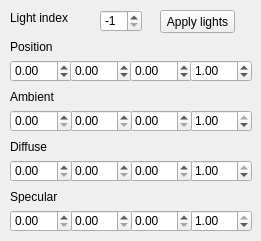
   <widget class="QWidget" name="Lighting">
    <attribute name="title">
     <string>Lighting</string>
    </attribute>
    <widget class="QPushButton" name="lightButton">
     <property name="geometry">
      <rect>
       <x>160</x>
       <y>10</y>
       <width>75</width>
       <height>23</height>
      </rect>
     </property>
     <property name="text">
      <string>Apply lights</string>
     </property>
    </widget>
    <widget class="QDoubleSpinBox" name="light_position_x">
     <property name="geometry">
      <rect>
       <x>10</x>
       <y>60</y>
       <width>62</width>
       <height>22</height>
      </rect>
     </property>
     <property name="minimum">
      <double>-9999.000000000000000</double>
     </property>
     <property name="maximum">
      <double>9999.000000000000000</double>
     </property>
     <property name="singleStep">
      <double>0.010000000000000</double>
     </property>
    </widget>
    <widget class="QDoubleSpinBox" name="light_position_y">
     <property name="geometry">
      <rect>
       <x>70</x>
       <y>60</y>
       <width>62</width>
       <height>22</height>
      </rect>
     </property>
     <property name="minimum">
      <double>-9999.000000000000000</double>
     </property>
     <property name="maximum">
      <double>9999.000000000000000</double>
     </property>
     <property name="singleStep">
      <double>0.010000000000000</double>
     </property>
    </widget>
    <widget class="QDoubleSpinBox" name="light_position_z">
     <property name="geometry">
      <rect>
       <x>130</x>
       <y>60</y>
       <width>62</width>
       <height>22</height>
      </rect>
     </property>
     <property name="minimum">
      <double>-9999.000000000000000</double>
     </property>
     <property name="maximum">
      <double>9999.000000000000000</double>
     </property>
     <property name="singleStep">
      <double>0.010000000000000</double>
     </property>
    </widget>
    <widget class="QDoubleSpinBox" name="light_position_w">
     <property name="geometry">
      <rect>
       <x>190</x>
       <y>60</y>
       <width>62</width>
       <height>22</height>
      </rect>
     </property>
     <property name="minimum">
      <double>-9999.000000000000000</double>
     </property>
     <property name="maximum">
      <double>9999.000000000000000</double>
     </property>
     <property name="singleStep">
      <double>0.010000000000000</double>
     </property>
     <property name="value">
      <double>1.000000000000000</double>
     </property>
    </widget>
    <widget class="QLabel" name="label_24">
     <property name="geometry">
      <rect>
       <x>10</x>
       <y>40</y>
       <width>47</width>
       <height>13</height>
      </rect>
     </property>
     <property name="text">
      <string>Position</string>
     </property>
    </widget>
    <widget class="QDoubleSpinBox" name="light_ambient_a">
     <property name="geometry">
      <rect>
       <x>190</x>
       <y>110</y>
       <width>62</width>
       <height>22</height>
      </rect>
     </property>
     <property name="maximum">
      <double>1.000000000000000</double>
     </property>
     <property name="singleStep">
      <double>0.001000000000000</double>
     </property>
     <property name="value">
      <double>1.000000000000000</double>
     </property>
    </widget>
    <widget class="QDoubleSpinBox" name="light_ambient_b">
     <property name="geometry">
      <rect>
       <x>130</x>
       <y>110</y>
       <width>62</width>
       <height>22</height>
      </rect>
     </property>
     <property name="maximum">
      <double>1.000000000000000</double>
     </property>
     <property name="singleStep">
      <double>0.001000000000000</double>
     </property>
    </widget>
    <widget class="QDoubleSpinBox" name="light_ambient_g">
     <property name="geometry">
      <rect>
       <x>70</x>
       <y>110</y>
       <width>62</width>
       <height>22</height>
      </rect>
     </property>
     <property name="maximum">
      <double>1.000000000000000</double>
     </property>
     <property name="singleStep">
      <double>0.001000000000000</double>
     </property>
    </widget>
    <widget class="QLabel" name="label_25">
     <property name="geometry">
      <rect>
       <x>10</x>
       <y>90</y>
       <width>47</width>
       <height>13</height>
      </rect>
     </property>
     <property name="text">
      <string>Ambient</string>
     </property>
    </widget>
    <widget class="QDoubleSpinBox" name="light_ambient_r">
     <property name="geometry">
      <rect>
       <x>10</x>
       <y>110</y>
       <width>62</width>
       <height>22</height>
      </rect>
     </property>
     <property name="maximum">
      <double>1.000000000000000</double>
     </property>
     <property name="singleStep">
      <double>0.001000000000000</double>
     </property>
    </widget>
    <widget class="QDoubleSpinBox" name="light_diffuse_a">
     <property name="geometry">
      <rect>
       <x>190</x>
       <y>160</y>
       <width>62</width>
       <height>22</height>
      </rect>
     </property>
     <property name="maximum">
      <double>1.000000000000000</double>
     </property>
     <property name="singleStep">
      <double>0.001000000000000</double>
     </property>
     <property name="value">
      <double>1.000000000000000</double>
     </property>
    </widget>
    <widget class="QDoubleSpinBox" name="light_diffuse_b">
     <property name="geometry">
      <rect>
       <x>130</x>
       <y>160</y>
       <width>62</width>
       <height>22</height>
      </rect>
     </property>
     <property name="maximum">
      <double>1.000000000000000</double>
     </property>
     <property name="singleStep">
      <double>0.001000000000000</double>
     </property>
    </widget>
    <widget class="QDoubleSpinBox" name="light_diffuse_g">
     <property name="geometry">
      <rect>
       <x>70</x>
       <y>160</y>
       <width>62</width>
       <height>22</height>
      </rect>
     </property>
     <property name="maximum">
      <double>1.000000000000000</double>
     </property>
     <property name="singleStep">
      <double>0.001000000000000</double>
     </property>
    </widget>
    <widget class="QLabel" name="label_41">
     <property name="geometry">
      <rect>
       <x>10</x>
       <y>140</y>
       <width>47</width>
       <height>13</height>
      </rect>
     </property>
     <property name="text">
      <string>Diffuse</string>
     </property>
    </widget>
    <widget class="QDoubleSpinBox" name="light_diffuse_r">
     <property name="geometry">
      <rect>
       <x>10</x>
       <y>160</y>
       <width>62</width>
       <height>22</height>
      </rect>
     </property>
     <property name="maximum">
      <double>1.000000000000000</double>
     </property>
     <property name="singleStep">
      <double>0.001000000000000</double>
     </property>
    </widget>
    <widget class="QDoubleSpinBox" name="light_specular_a">
     <property name="geometry">
      <rect>
       <x>190</x>
       <y>210</y>
       <width>62</width>
       <height>22</height>
      </rect>
     </property>
     <property name="maximum">
      <double>1.000000000000000</double>
     </property>
     <property name="singleStep">
      <double>0.001000000000000</double>
     </property>
     <property name="value">
      <double>1.000000000000000</double>
     </property>
    </widget>
    <widget class="QDoubleSpinBox" name="light_specular_b">
     <property name="geometry">
      <rect>
       <x>130</x>
       <y>210</y>
       <width>62</width>
       <height>22</height>
      </rect>
     </property>
     <property name="maximum">
      <double>1.000000000000000</double>
     </property>
     <property name="singleStep">
      <double>0.001000000000000</double>
     </property>
    </widget>
    <widget class="QDoubleSpinBox" name="light_specular_g">
     <property name="geometry">
      <rect>
       <x>70</x>
       <y>210</y>
       <width>62</width>
       <height>22</height>
      </rect>
     </property>
     <property name="maximum">
      <double>1.000000000000000</double>
     </property>
     <property name="singleStep">
      <double>0.001000000000000</double>
     </property>
    </widget>
    <widget class="QLabel" name="label_42">
     <property name="geometry">
      <rect>
       <x>10</x>
       <y>190</y>
       <width>47</width>
       <height>13</height>
      </rect>
     </property>
     <property name="text">
      <string>Specular</string>
     </property>
    </widget>
    <widget class="QDoubleSpinBox" name="light_specular_r">
     <property name="geometry">
      <rect>
       <x>10</x>
       <y>210</y>
       <width>62</width>
       <height>22</height>
      </rect>
     </property>
     <property name="maximum">
      <double>1.000000000000000</double>
     </property>
     <property name="singleStep">
      <double>0.001000000000000</double>
     </property>
    </widget>
    <widget class="QSpinBox" name="chooseLight">
     <property name="geometry">
      <rect>
       <x>100</x>
       <y>10</y>
       <width>42</width>
       <height>22</height>
      </rect>
     </property>
     <property name="minimum">
      <number>-1</number>
     </property>
     <property name="maximum">
      <number>1</number>
     </property>
     <property name="value">
      <number>-1</number>
     </property>
    </widget>
    <widget class="QLabel" name="label_43">
     <property name="geometry">
      <rect>
       <x>10</x>
       <y>10</y>
       <width>81</width>
       <height>16</height>
      </rect>
     </property>
     <property name="text">
      <string>Light index</string>
     </property>
    </widget>
   </widget>
